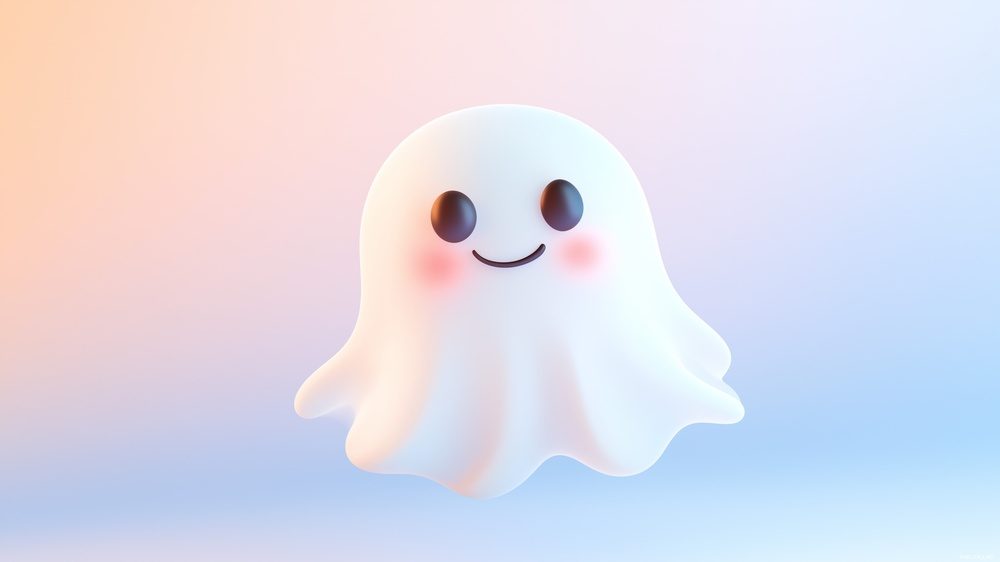
#> input picture IMAGE_WATERMARKER/image.jpg, 1000 x 562 px, shrunk from 3840 x 2160 before the run
$ python vintage_filter.py
#> lines starting #> are read from the running program, lines starting #| are printed output that depends on the picture
#> the answer given: ../IMAGE_WATERMARKER/image.jpg
from PIL import Image, ImageEnhance, ImageOps
import os

class VintagePhotoFilter:
    def __init__(self, image_path):
#> called with image_path = '../IMAGE_WATERMARKER/image.jpg'
        self.image_path = image_path
        self.image = Image.open(image_path)
#> self.image is the input picture: PIL image 1000x562 RGB; mean R, G, B 223.9, 221.2, 233.4

    def apply_sepia(self):
        sepia_image = ImageOps.colorize(self.image.convert("L"), "#704214", "#C0C080")
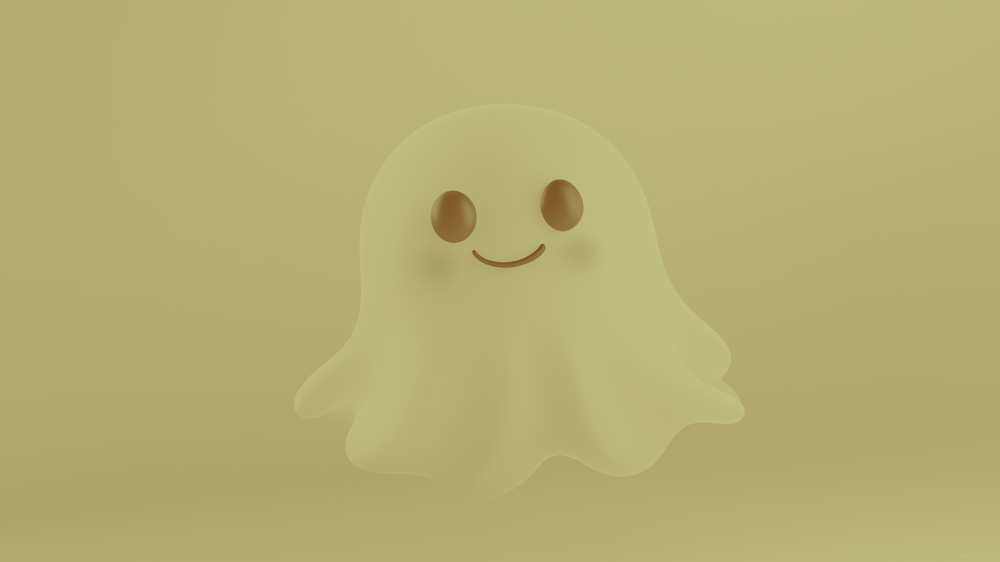
#> sepia_image: PIL image 1000x562 RGB; mean R, G, B 181.6, 176, 114.1
        return sepia_image

    def add_grain(self, img, intensity=10):
#> called with intensity = 10
        noise = Image.effect_noise(img.size, intensity)
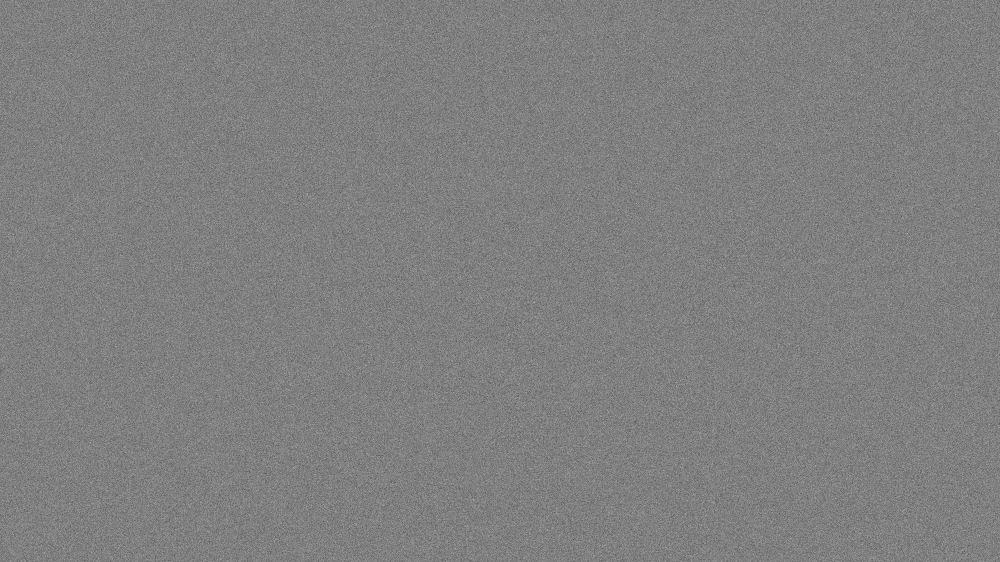
#> noise: PIL image 1000x562 L; min 81, max 174, mean 127.5
        grainy_image = Image.blend(img.convert("RGB"), noise.convert("RGB"), 0.3)
        return grainy_image

    def adjust_fade(self, img, brightness=0.8, contrast=0.8):
#> called with brightness = 0.8, contrast = 0.8
        enhancer_bright = ImageEnhance.Brightness(img)
        faded_image = enhancer_bright.enhance(brightness)
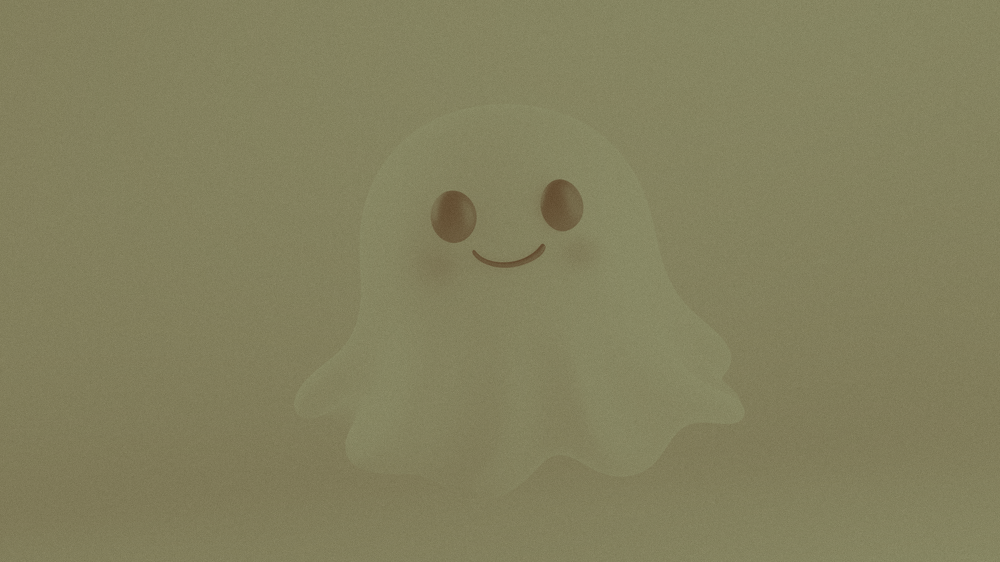
#> faded_image: PIL image 1000x562 RGB; mean R, G, B 131.5, 128.4, 93.7
        enhancer_contrast = ImageEnhance.Contrast(faded_image)
        return enhancer_contrast.enhance(contrast)

    def apply_vintage_filter(self, output_path):
        sepia_img = self.apply_sepia()
        grainy_img = self.add_grain(sepia_img)
        final_image = self.adjust_fade(grainy_img)
        final_image.save(output_path)
        print(f"Vintage filter applied and saved to {output_path}")

if __name__ == "__main__":
    input_path = input("Enter the path of the image: ").strip()
    output_path = "vintage_" + os.path.basename(input_path)
    filter_app = VintagePhotoFilter(input_path)
    filter_app.apply_vintage_filter(output_path)
